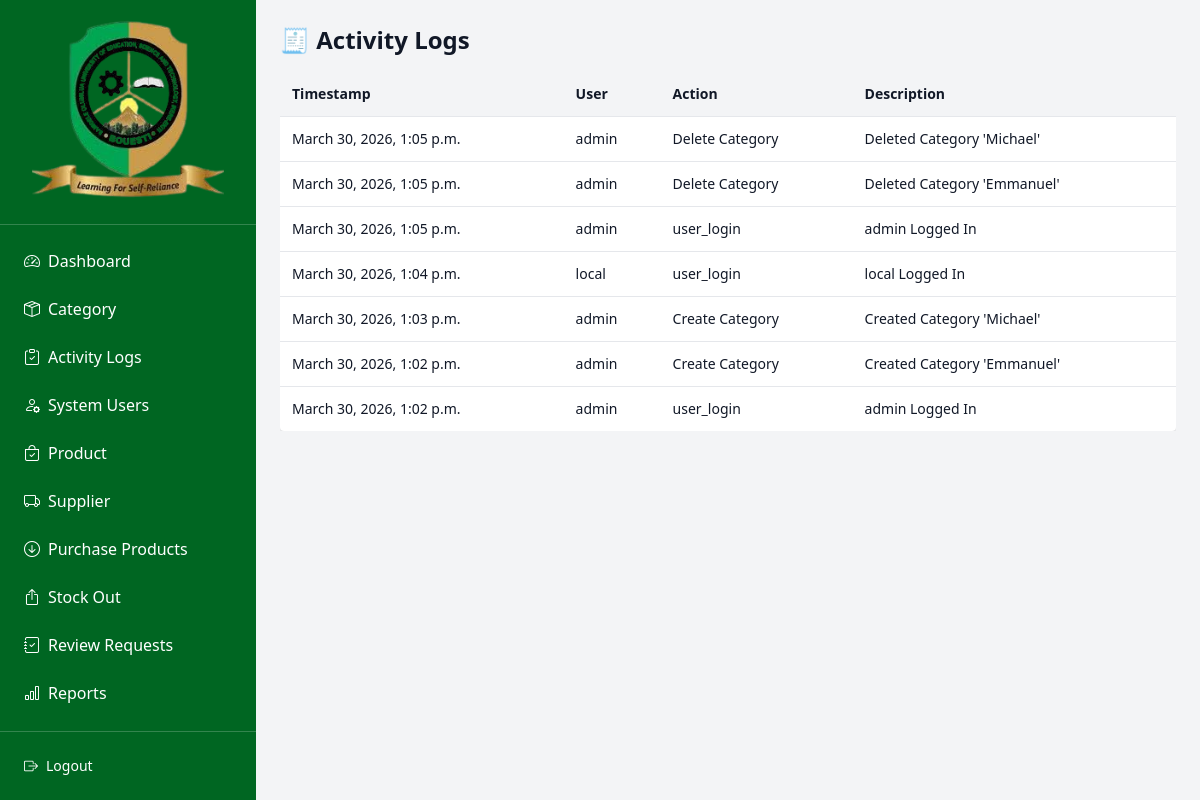
Screenshot of /logs/ (signed in) with the database file from the repository.
### users/models.py (models this page shows, shortened)
class ActivityLog(models.Model):
    ACTION_CHOICES = [
        ('stock_in', 'Stock In'),
        ('stock_out', 'Stock Out'),
        ('item_create', 'Item Created'),
        ('item_edit', 'Item Edited'),
        ('item_delete', 'Item Deleted'),
        ('supplier_action', 'Supplier Action'),
        ('purchase', 'Purchase'),
        ('user_action', 'User Action'),
    ]
    user = models.ForeignKey('users.User', on_delete=models.SET_NULL, null=True)
    action = models.CharField(max_length=50, choices=ACTION_CHOICES)
    description = models.TextField()
    timestamp = models.DateTimeField(auto_now_add=True)

class User(AbstractUser):
    ROLE_CHOICES = (
        ('admin', 'Admin'),
        ('store_officer', 'Store Officer'),
        ('department_user', 'Department User'),
    )
    role = models.CharField(max_length=20, choices=ROLE_CHOICES, default='department_user')
    department = models.CharField(max_length=100, blank=True, null=True)
    is_active = models.BooleanField(default=True)

### users/views.py (the view)
# urls.py: path('logs/', views.activity_log, name='activity_log'),
@login_required
def activity_log(request):
    if request.user.role != 'admin':
        return HttpResponseForbidden("Only admin can view logs")
    logs = ActivityLog.objects.select_related('user').order_by('-timestamp')[:100]
    return render(request, 'inventory/activity_log.html', {
        'logs': logs
    })

### templates/inventory/activity_log.html (shortened to what this page needs)
{% extends 'base.html' %}
{% block content %}
<h1 class="text-2xl font-bold mb-4">🧾 Activity Logs</h1>
<div class="overflow-x-auto">
<table class="w-full bg-white rounded shadow text-sm">
  <thead class="bg-gray-100">
    <tr>
      <th class="p-3 text-left">Timestamp</th>
      <th class="p-3 text-left">User</th>
      <th class="p-3 text-left">Action</th>
      <th class="p-3 text-left">Description</th>
    </tr>
  </thead>
  <tbody>
    {% for log in logs %}
    <tr class="border-t">
      <td class="p-3">{{ log.timestamp }}</td>
      <td class="p-3">{{ log.user.username }}</td>
      <td class="p-3">{{ log.get_action_display }}</td>
      <td class="p-3">{{ log.description }}</td>
    </tr>
    {% endfor %}
  </tbody>
</table>
</div>
{% endblock %}

### templates/base.html (shortened to what this page needs)
{% load static %}
<!DOCTYPE html>
<html lang="en">
<head>
  <script src="https://cdn.tailwindcss.com"></script>
  <link rel="stylesheet" href="https://cdn.jsdelivr.net/npm/bootstrap-icons@1.10.5/font/bootstrap-icons.css">
</head>
<body class="flex h-screen bg-gray-100 text-gray-900">
<aside class="w-64 bouesti-green text-white flex flex-col">
  <div class="p-4 flex items-center justify-center border-b border-white/20">
    <img src="{% static 'images/logo.png' %}" alt="BOUESTI Logo" class="h-48 w-auto">
  </div>
  <nav class="flex-1 p-4 space-y-2">
    <a href="{% url 'dashboard' %}" class="flex items-center space-x-2 hover:bg-white/20 p-2 rounded">
      <i class="bi bi-speedometer2"></i><span>Dashboard</span>
    </a>
    {% if user.role == 'admin' %}
      <a href="{% url 'category_list' %}" class="flex items-center space-x-2 hover:bg-white/20 p-2 rounded">
        <i class="bi bi-box-seam"></i><span>Category</span>
      </a>
      <a href="{% url 'activity_log' %}" class="flex items-center space-x-2 hover:bg-white/20 p-2 rounded">
        <i class="bi bi-clipboard-check"></i><span>Activity Logs</span>
      </a>
      <a href="{% url 'user_list' %}" class="flex items-center space-x-2 hover:bg-white/20 p-2 rounded">
        <i class="bi bi-person-gear"></i><span>System Users</span>
      </a>
    {% endif %}
    {% if user.role in 'admin store_officer' %}
      <a href="{% url 'item_list' %}" class="flex items-center space-x-2 hover:bg-white/20 p-2 rounded">
        <i class="bi bi-bag-check"></i><span>Product</span>
      </a>
      <a href="{% url 'supplier_list' %}" class="flex items-center space-x-2 hover:bg-white/20 p-2 rounded">
        <i class="bi bi-truck"></i><span>Supplier</span>
      </a>
      <a href="{% url 'purchase_list' %}" class="flex items-center space-x-2 hover:bg-white/20 p-2 rounded">
        <i class="bi bi-arrow-down-circle"></i><span>Purchase Products</span>
      </a>
      <a href="{% url 'stockout_list' %}" class="flex items-center space-x-2 hover:bg-white/20 p-2 rounded">
        <i class="bi bi-box-arrow-up"></i><span>Stock Out</span>
      </a>
      <a href="{% url 'review_requests' %}" class="flex items-center space-x-2 hover:bg-white/20 p-2 rounded">
        <i class="bi bi-journal-check"></i><span>Review Requests</span>
      </a>
      <a href="{% url 'fancy_report' %}" class="flex items-center space-x-2 hover:bg-white/20 p-2 rounded">
        <i class="bi bi-bar-chart"></i><span>Reports</span>
      </a>
    {% endif %}
  </nav>
  <div class="p-4 border-t border-white/20">
    <a href="{% url 'logout' %}" class="flex items-center space-x-2 hover:bg-white/20 p-2 rounded text-sm">
      <i class="bi bi-box-arrow-right"></i><span>Logout</span>
    </a>
  </div>
</aside>
  <main class="flex-1 p-6 overflow-y-auto">
    {% block content %}{% endblock %}
  </main>
</body>
</html>

### templates/base.html (style rules this page uses)
.bouesti-green { background-color: #006622; }

### rows the page displays
ActivityLog: timestamp "March 30, 2026, 1:05 p.m.", user.username "admin", action "Delete Category", description "Deleted Category 'Michael'"
ActivityLog: timestamp "March 30, 2026, 1:05 p.m.", user.username "admin", action "Delete Category", description "Deleted Category 'Emmanuel'"
ActivityLog: timestamp "March 30, 2026, 1:05 p.m.", user.username "admin", action "user_login", description "admin Logged In"
ActivityLog: timestamp "March 30, 2026, 1:04 p.m.", user.username "local", action "user_login", description "local Logged In"
ActivityLog: timestamp "March 30, 2026, 1:03 p.m.", user.username "admin", action "Create Category", description "Created Category 'Michael'"
ActivityLog: timestamp "March 30, 2026, 1:02 p.m.", user.username "admin", action "Create Category", description "Created Category 'Emmanuel'"
ActivityLog: timestamp "March 30, 2026, 1:02 p.m.", user.username "admin", action "user_login", description "admin Logged In"
